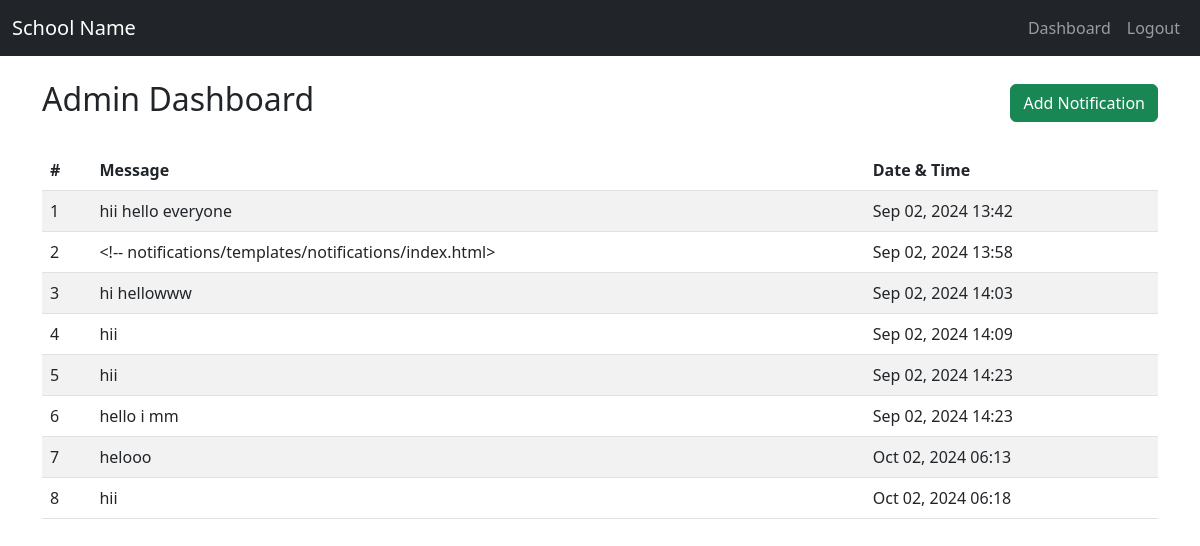
/admin-dashboard/ (signed in), run on the app's committed database.
### notifications/models.py (models this page shows, shortened)
class Notification(models.Model):
    message = models.CharField(max_length=255)
    created_at = models.DateTimeField(auto_now_add=True)

### notifications/views.py (the view)
# urls.py: path('admin-dashboard/', views.admin_dashboard, name='admin_dashboard'),
@login_required
def admin_dashboard(request):
    notifications = Notification.objects.all()
    if request.method == 'POST':
        form = NotificationForm(request.POST)
        if form.is_valid():
            notification = form.save()
            return redirect(reverse('admin_dashboard'))
    else:
        form = NotificationForm()
    context = {
        'form': form,
        'form_title': 'Add New Notification',
        'button_text': 'Add Notification',
        'notifications': notifications,
    }
    return render(request, 'notifications/admin_dashboard.html', context)

### notifications/templates/notifications/admin_dashboard.html (shortened to what this page needs)
{% extends 'notifications/base.html' %}
{% block content %}
<div class="d-flex justify-content-between align-items-center mb-4">
    <h2>Admin Dashboard</h2>
    <a href="{% url 'add_notification' %}" class="btn btn-success">Add Notification</a>
</div>
<table class="table table-striped">
    <thead>
        <tr>
            <th>#</th>
            <th>Message</th>
            <th>Date & Time</th>
        </tr>
    </thead>
    <tbody>
        {% for notification in notifications %}
            <tr>
                <td>{{ forloop.counter }}</td>
                <td>{{ notification.message }}</td>
                <td>{{ notification.created_at|date:"M d, Y H:i" }}</td>
            </tr>
        {% empty %}
            <tr>
                <td colspan="3">No notifications found.</td>
            </tr>
        {% endfor %}
    </tbody>
</table>
{% endblock %}

### notifications/templates/notifications/base.html (shortened to what this page needs)
<!DOCTYPE html>
<html lang="en">
<head>
    <link href="https://cdn.jsdelivr.net/npm/bootstrap@5.3.0/dist/css/bootstrap.min.css" rel="stylesheet">
</head>
<body>
    <nav class="navbar navbar-expand-lg navbar-dark bg-dark fixed-top">
        <div class="container-fluid">
            <a class="navbar-brand" href="{% url 'index' %}">School Name</a>
            <div class="collapse navbar-collapse" id="navbarNav">
                <ul class="navbar-nav ms-auto">
                    {% if user.is_authenticated %}
                        <li class="nav-item">
                            <a class="nav-link" href="{% url 'admin_dashboard' %}">Dashboard</a>
                        </li>
                        <li class="nav-item">
                            <a class="nav-link" href="{% url 'logout' %}">Logout</a>
                        </li>
                    {% else %}
                        <li class="nav-item">
                            <a class="nav-link" href="{% url 'admin_login' %}">Admin Login</a>
                        </li>
                    {% endif %}
                </ul>
            </div>
        </div>
    </nav>
    <div class="container mt-4">
        {% block content %}{% endblock %}
    </div>
</body>
</html>

### notifications/templates/notifications/base.html (style rules this page uses)
body { padding-top: 56px; }

### data on the page
Notification: message "hii hello everyone", created_at "Sep 02, 2024 13:42"
Notification: message "<!-- notifications/templates/notifications/index.html>", created_at "Sep 02, 2024 13:58"
Notification: message "hi hellowww", created_at "Sep 02, 2024 14:03"
Notification: message "hii", created_at "Sep 02, 2024 14:09"
Notification: message "hii", created_at "Sep 02, 2024 14:23"
Notification: message "hello i mm", created_at "Sep 02, 2024 14:23"
Notification: message "helooo", created_at "Oct 02, 2024 06:13"
Notification: message "hii", created_at "Oct 02, 2024 06:18"
